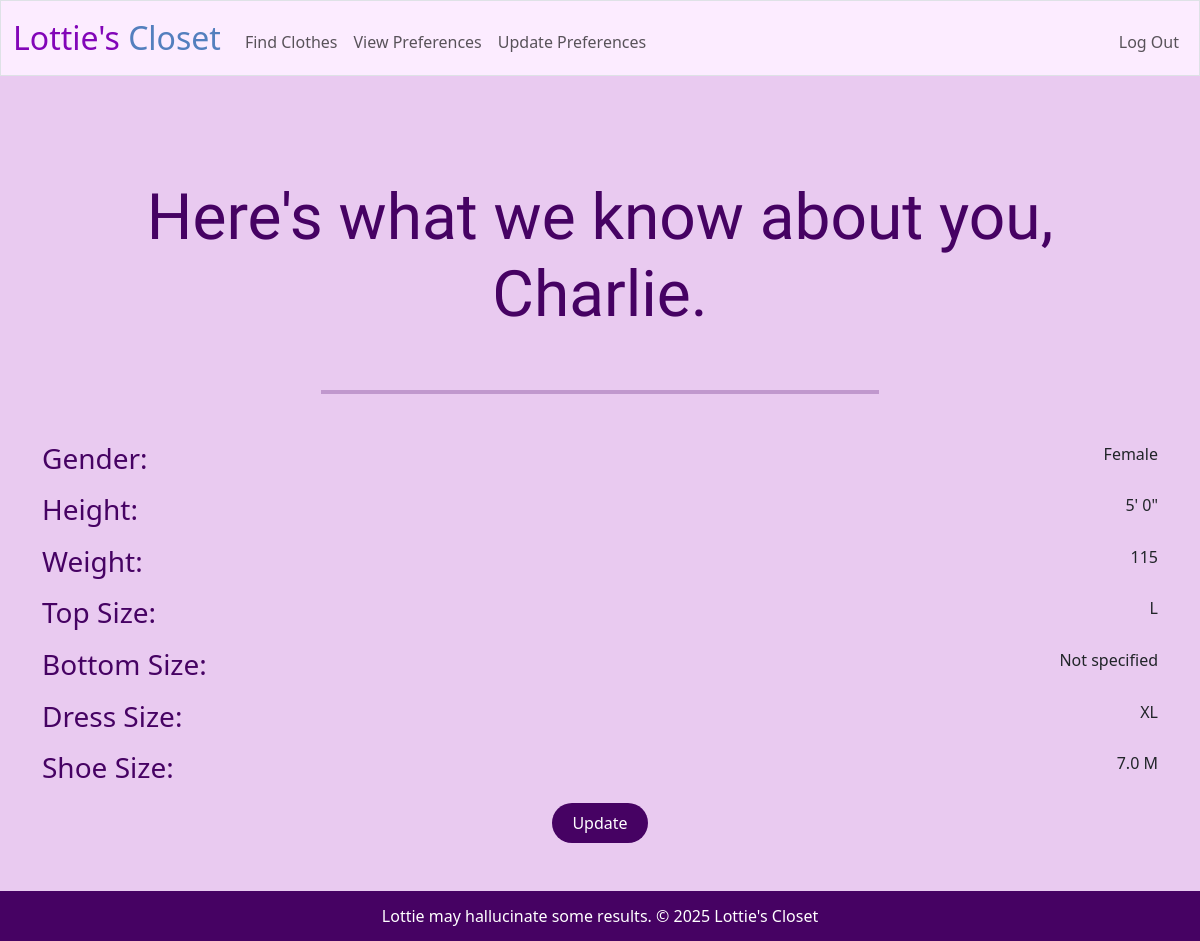
Page /history (signed in) on the earlier database version.
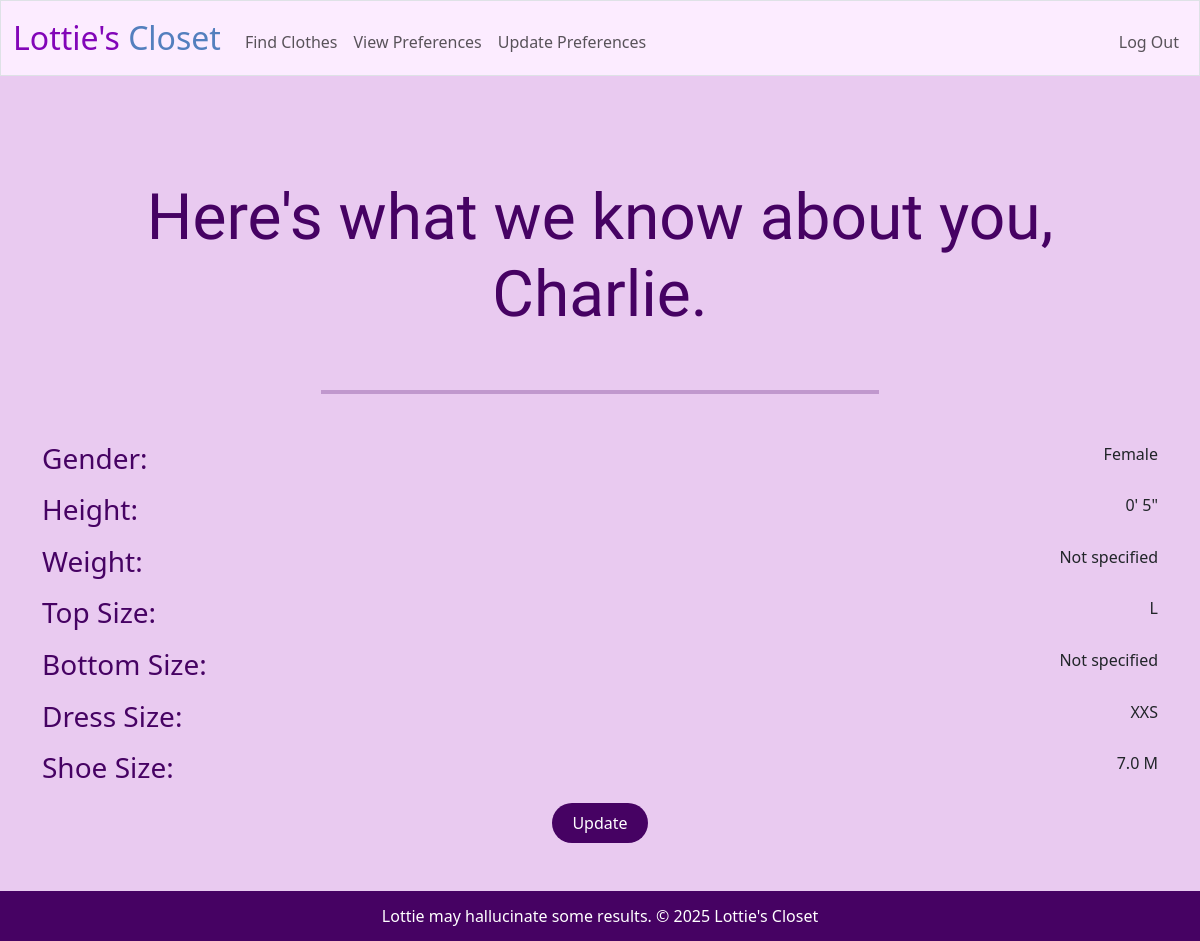
Same page on the later database version.
### tables this page shows
CREATE TABLE users (
     id INTEGER PRIMARY KEY AUTOINCREMENT NOT NULL, 
     name TEXT NOT NULL, 
     username TEXT UNIQUE NOT NULL, 
     hash TEXT NOT NULL 
);

CREATE TABLE preferences (
     id INTEGER PRIMARY KEY AUTOINCREMENT NOT NULL, 
     user_id INTEGER UNIQUE NOT NULL, 
     gender TEXT, 
     height_feet INTEGER, 
     height_in INTEGER, 
     weight INTEGER, 
     top_size TEXT, 
     bottom_size TEXT, 
     dress_size TEXT, 
     shoe_size REAL, 
     shoe_gender TEXT, 
     FOREIGN KEY (user_id) REFERENCES users(id) 
);

### app.py (the view)
@app.route("/history")
@login_required
def history():
    name = db.execute("SELECT name FROM users WHERE id = ?", session["user_id"])[0]["name"]
    entry = db.execute("SELECT * FROM preferences WHERE user_id = ?", session["user_id"])[0]
    return render_template("history.html", name=name, entry=entry)

### app.py (called while the page is built)
@app.after_request
def after_request(response):
    response.headers["Cache-Control"] = "no-cache, no-store, must-revalidate"
    response.headers["Expires"] = 0
    response.headers["Pragma"] = "no-cache"
    return response

### helpers.py (called while the page is built)
def login_required(f):
    @wraps(f)
    def decorated_function(*args, **kwargs):
        if session.get("user_id") is None:
            return redirect("/login")
        return f(*args, **kwargs)
    return decorated_function

### templates/history.html (shortened to what this page needs)
{% extends "layout.html" %}
{% block main %}
    <h1>Here's what we know about you, {{ name }}.</h1>
    <hr>
    <div class="info">
        <h3>Gender: </h3>
        {% if entry["gender"] %}
            {{ entry["gender"].capitalize() }}
        {% else %}
            Not specified
        {% endif %}
    </div>
    <div class="info">
        <h3>Height: </h3>
        {% if entry["height_feet"] is not none %}
            {{ entry["height_feet"] }}' {{ entry["height_in"] }}"
        {% else %}
            Not specified
        {% endif %}
    </div>
    <div class="info">
        <h3>Weight: </h3>
        {% if entry["weight"] is not none %}
            {{ entry["weight"] }}
        {% else %}
            Not specified
        {% endif %}
    </div>
    <div class="info">
        <h3>Top Size: </h3>
        {% if entry["top_size"] %}
            {{ entry["top_size"].upper() }}
        {% else %}
            Not specified
        {% endif %}
    </div>
    <div class="info">
        <h3>Bottom Size: </h3>
        {% if entry["bottom_size"] %}
            {{ entry["bottom_size"].upper() }}
        {% else %}
            Not specified
        {% endif %}
    </div>
    <div class="info">
        <h3>Dress Size: </h3>
        {% if entry["dress_size"] %}
            {{ entry["dress_size"].upper() }}
        {% else %}
            Not specified
        {% endif %}
    </div>
    <div class="info">
        <h3>Shoe Size: </h3>
        {% if entry["shoe_size"] %}
            {{ entry["shoe_size"] }} {{ entry["shoe_gender"][0].upper() }}
        {% else %}
            Not specified
        {% endif %}
    </div>
    <button class="btn btn-primary" onclick="location.href='/preferences'">Update</button>
{% endblock %}

### templates/layout.html (shortened to what this page needs)
<!DOCTYPE html>
<html lang="en">
    <head>
        <link href="https://cdn.jsdelivr.net/npm/bootstrap@5.3.8/dist/css/bootstrap.min.css" rel="stylesheet">
        <link href="/static/styles.css" rel="stylesheet">
    </head>
    <body>
        <nav class="navbar navbar-light border navbar-expand-md custom-navbar">
            <div class="container-fluid">
                <a class="navbar-brand" href="/"><span class="purple">Lottie's</span> <span class="blue">Closet</span></a>
                <div class="collapse navbar-collapse" id="navbar">
                    {% if session["user_id"] %}
                        <ul class="navbar-nav me-auto mt-2">
                            <li class="nav-item"><a class="nav-link" href="/">Find Clothes</a></li>
                            <li class="nav-item"><a class="nav-link" href="/history">View Preferences</a></li>
                            <li class="nav-item"><a class="nav-link" href="/preferences">Update Preferences</a></li>
                        </ul>
                        <ul class="navbar-nav ms-auto mt-2">
                            <li class="nav-item"><a class="nav-link" href="/logout">Log Out</a></li>
                        </ul>
                    {% else %}
                        <ul class="navbar-nav ms-auto mt-2">
                            <li class="nav-item"><a class="nav-link" href="/register">Register</a></li>
                            <li class="nav-item"><a class="nav-link" href="/login">Log In</a></li>
                        </ul>
                    {% endif %}
                </div>
            </div>
        </nav>
        <main class="container py-5 text-center">
            {% block main %}{% endblock %}
        </main>
        <footer>
            Lottie may hallucinate some results. &copy; 2025 Lottie's Closet
        </footer>
    </body>
</html>

### static/styles.css (style rules this page uses)
body { background-color: #e9caf0; min-height: 100vh; display: flex; flex-direction: column; }
main { flex: 1; }
h1 { font-family: 'Mouse Memoirs', helvetica; font-size: 4em; color: #460263; margin: 7vh auto; }
h3 { color: #460263; }
hr { border: 2px solid #460263; width: 50%; margin: 6vh auto; }
footer { margin-bottom: 0; background-color: #460263; color: white; height: 50px; width: 100%; display: flex; justify-content: center; align-items: center; border-radius: 0px; }
.btn { justify-content: center; align-items: center; background-color: #460263; border-radius: 20px; border: 0; height: 40px; padding: 0 20px; }
.info { display: flex; justify-content: space-between; margin: 10px 0; }
nav .navbar-brand { font-size: xx-large; }
nav .navbar-brand .blue { color: #537fbe; }
nav .navbar-brand .purple { color: #8205b8; }
.custom-navbar { background-color: #fcecff; }

Differences in the rows shown:
changed preferences "Female": height_feet "5" → "0"; height_in "0" → "5"; dress_size "XL" → "XXS"; weight "115" → (not shown)
Other differences:
text now shown: "Not specified"
